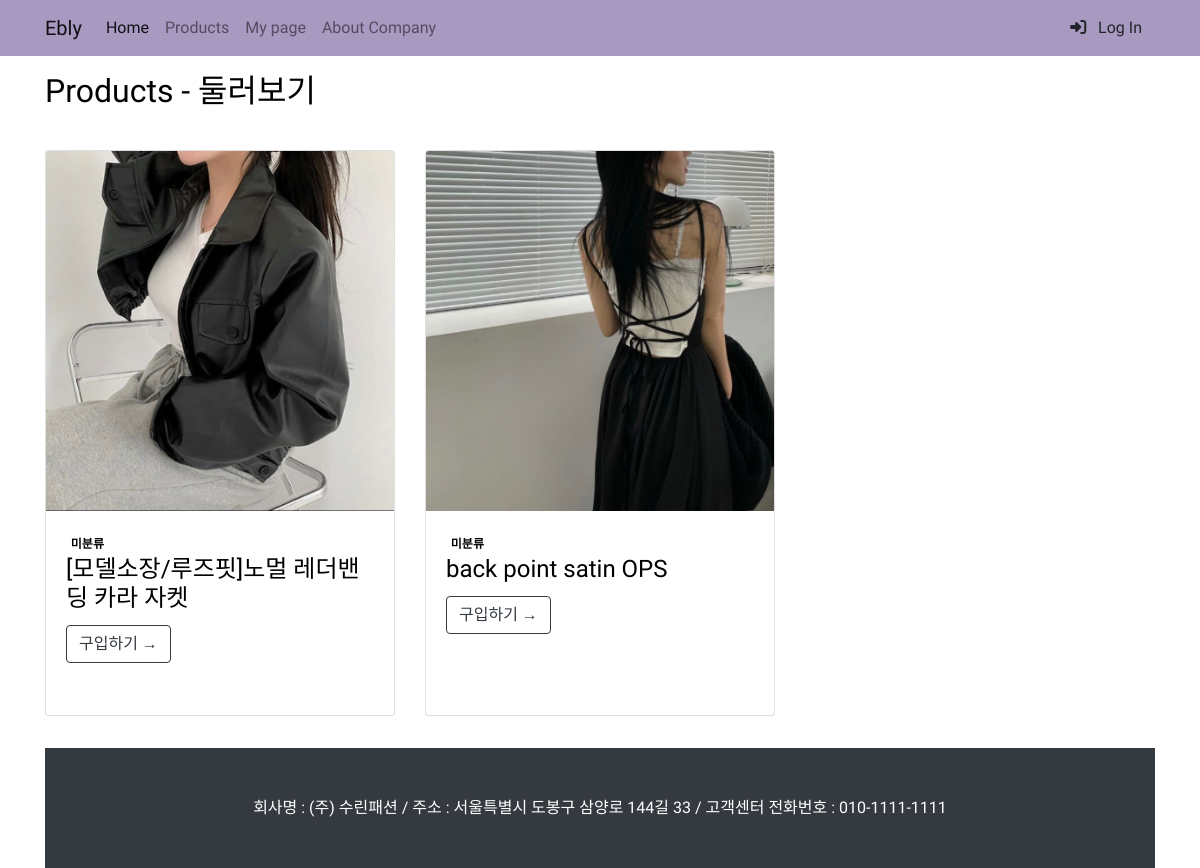
The app's page /shop/, older data.
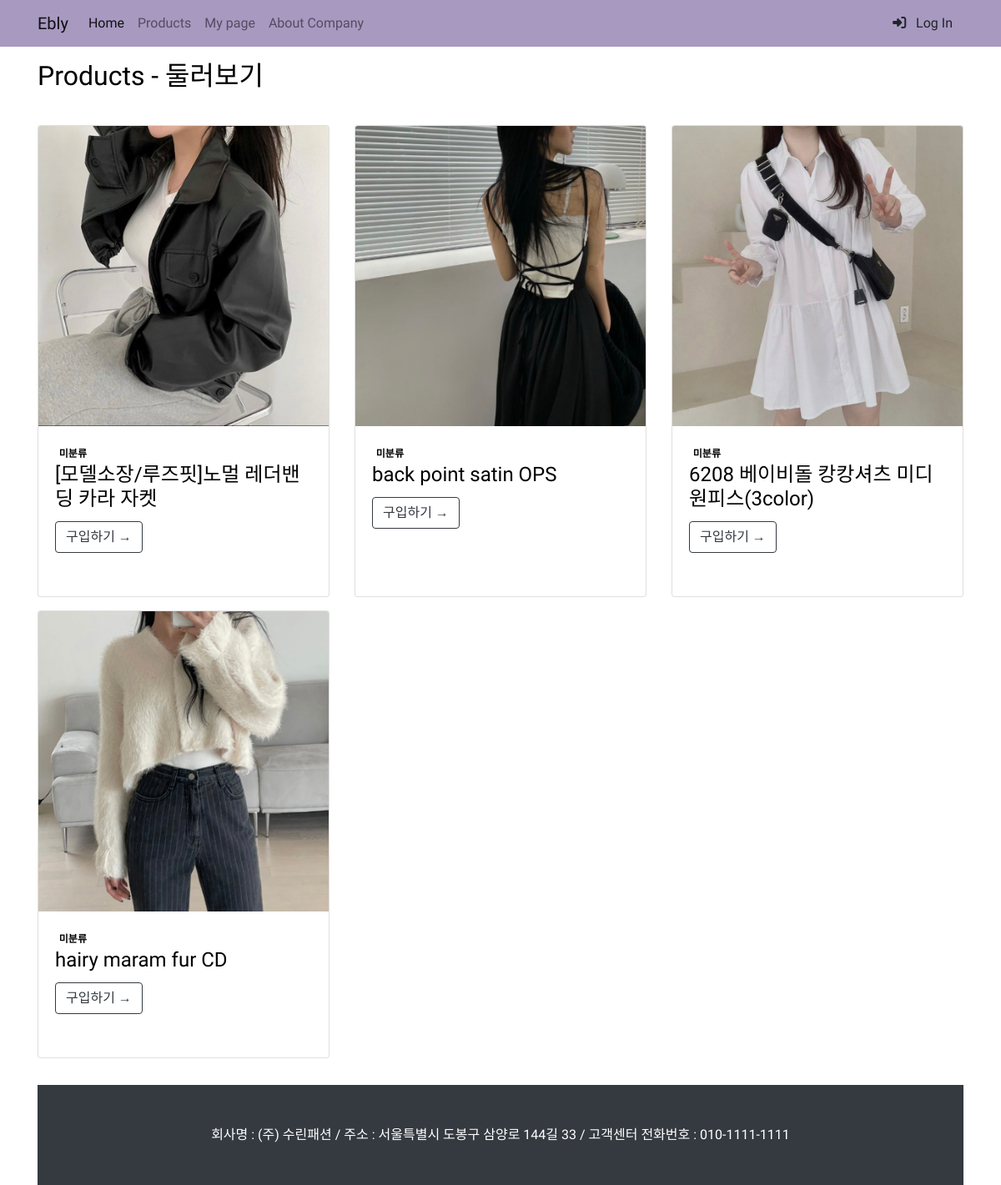
The same page, newer data.
### shop/models.py (models this page shows)
class Good(models.Model):
    name = models.TextField()
    about = models.TextField()
    price = models.IntegerField()
    inventory = models.IntegerField(blank=False)
    image = models.ImageField(upload_to='shop/images/', blank=False)
    from_url = models.URLField()
    def __str__(self):
        return f'{self.name}'
    def get_absolute_url(self):
        return f'/shop/{self.pk}/'

### shop/views.py (the view)
# urls.py: path('', views.GoodList.as_view()),
class GoodList(ListView):
    model = Good
    ordering = 'pk'

### shop/templates/shop/good_list.html (shortened to what this page needs)
<!DOCTYPE html>
{% load static %}
<html lang="ko">
<head>
    <link href="{% static 'shop/css/font.css' %}" rel="stylesheet" type="text/css" media="screen">
    <link href="{% static 'shop/bootstrap/bootstrap.min.css' %}" rel="stylesheet" type="text/css" media="screen">
    <link href="{% static 'shop/css/footer.css' %}" rel="stylesheet" type="text/css" media="screen">
</head>
<body>
<section class="web-font">
    {% include 'shop/navbar.html' %}
    <div class="container">
        <h2 class="mt-3">Products - 둘러보기</h2>
        <div class="row">
            {% for good in good_list %}
            <div class="col-sm-4 mt-3">
                <div class="card mb-3 mt-3 h-100">
                    <div>
                        <img class="card-img-top" src="{{ good.image.url }}" alt="{{ good }}" />
                    </div>
                    <div class="card-body">
                        <span class="badge bg-outline-dark float-rigth">미분류</span>
                        <h3 class="card-title h4">{{ good.name }}</h3>
                        <a class="btn btn-outline-dark" href="{{ good.get_absolute_url }}">구입하기 →</a>
                    </div>
                </div>
            </div>
            {% endfor %}
        </div>
    </div>
<div class="container">
    <div class="mt-5">
        {% include 'shop/footer.html' %}
    </div>
</div>
</section>
</body>
</html>

Row changes from the older to the newer data that the page shows:
added Good: image (picture), name "6208 베이비돌 캉캉셔츠 미디원피스(3color)"
added Good: image (picture), name "hairy maram fur CD"
